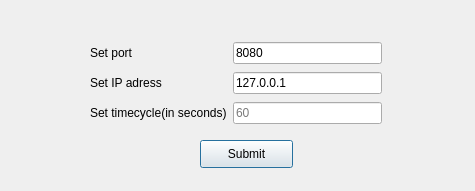
<?xml version="1.0" encoding="UTF-8"?>
<ui version="4.0">
 <class>Dialog</class>
 <widget class="QDialog" name="Dialog">
  <property name="geometry">
   <rect>
    <x>0</x>
    <y>0</y>
    <width>475</width>
    <height>191</height>
   </rect>
  </property>
  <property name="windowTitle">
   <string>Settings</string>
  </property>
  <widget class="QPushButton" name="pushButton">
   <property name="geometry">
    <rect>
     <x>200</x>
     <y>140</y>
     <width>93</width>
     <height>28</height>
    </rect>
   </property>
   <property name="text">
    <string>Submit</string>
   </property>
  </widget>
  <widget class="QWidget" name="layoutWidget">
   <property name="geometry">
    <rect>
     <x>90</x>
     <y>40</y>
     <width>292</width>
     <height>88</height>
    </rect>
   </property>
   <layout class="QGridLayout" name="gridLayout">
    <item row="0" column="0">
     <widget class="QLabel" name="label">
      <property name="text">
       <string>Set port</string>
      </property>
     </widget>
    </item>
    <item row="0" column="1">
     <widget class="QLineEdit" name="lineEdit">
      <property name="text">
       <string>8080</string>
      </property>
     </widget>
    </item>
    <item row="1" column="0">
     <widget class="QLabel" name="label_2">
      <property name="text">
       <string>Set IP adress</string>
      </property>
     </widget>
    </item>
    <item row="1" column="1">
     <widget class="QLineEdit" name="lineEdit_7">
      <property name="inputMask">
       <string/>
      </property>
      <property name="text">
       <string>127.0.0.1</string>
      </property>
     </widget>
    </item>
    <item row="2" column="0">
     <widget class="QLabel" name="label_3">
      <property name="text">
       <string>Set timecycle(in seconds)</string>
      </property>
     </widget>
    </item>
    <item row="2" column="1">
     <widget class="QLineEdit" name="lineEdit_3">
      <property name="styleSheet">
       <string notr="true">color: rgb(122, 122, 122)</string>
      </property>
      <property name="inputMask">
       <string/>
      </property>
      <property name="text">
       <string>60</string>
      </property>
     </widget>
    </item>
   </layout>
  </widget>
 </widget>
 <tabstops>
  <tabstop>lineEdit</tabstop>
  <tabstop>pushButton</tabstop>
  <tabstop>lineEdit_3</tabstop>
  <tabstop>lineEdit_7</tabstop>
 </tabstops>
 <resources/>
 <connections/>
</ui>
